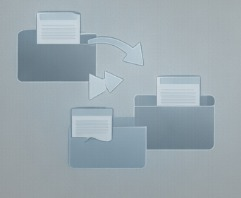
#> input picture assets/auto_sorter.jpeg, 241 x 198 px
$ python -i image_analyzer.py   (imports and definitions only)   (older library calls are emulated)
#> lines starting #> are read from the running program, lines starting #| are printed output that depends on the picture; after the words box and inside, x2 and y2 are one past the last pixel; in counts of white or black regions, pixels touching at a corner belong together
"""
Анализатор качества входного кадра — этап перед слоем 2.

Метрики резкости, шума, контраста → ``quality_score`` и флаги
needs_denoise / needs_contrast_boost / needs_sharpen для адаптивной предобработки.
"""

import cv2
import numpy as np
from PIL import Image


def analyze_image(img: Image.Image) -> dict:
    """
    Анализирует изображение и возвращает параметры для обработки.

    Returns:
        dict: {
            'sharpness': float (0-100),
            'noise_level': float (0-100),
            'contrast': float (0-100),
            'brightness': float (0-100),
            'quality_score': float (0-10),
            'denoise_strength': int (0-15),
            'clahe_clip': float (1.0-3.0),
            'sharpen_strength': float (0.0-2.0),
            'needs_denoise': bool,
            'needs_contrast_boost': bool,
            'needs_sharpen': bool
        }
    """
    # Конвертируем в numpy
    arr = np.array(img)
    arr_bgr = cv2.cvtColor(arr, cv2.COLOR_RGB2BGR)
#> arr_bgr is the input picture: shape (198, 241, 3); mean B, G, R 175.8, 168.8, 155.5
    gray = cv2.cvtColor(arr_bgr, cv2.COLOR_BGR2GRAY)

    # === 1. РЕЗКОСТЬ (Laplacian variance) ===
    laplacian = cv2.Laplacian(gray, cv2.CV_64F)
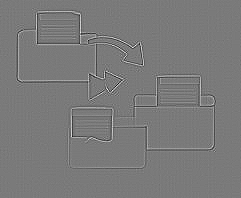
#> laplacian: shape (198, 241) float64; min -117, max 127, mean 0; drawn with min black and max white
    sharpness_raw = laplacian.var()
#> sharpness_raw = 126.4
    sharpness = min(sharpness_raw / 10.0, 100.0)
#> sharpness = 12.64

    # === 2. ШУМ (через high-pass filter) ===
    blur = cv2.GaussianBlur(gray, (5, 5), 0)
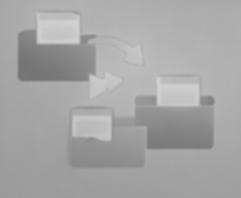
#> blur: shape (198, 241); min 115, max 210, mean 165.6
    noise_raw = np.std(gray.astype(np.float32) - blur.astype(np.float32))
#> noise_raw = 3.34
    noise_level = min(noise_raw * 2.0, 100.0)
#> noise_level = 6.68

    # === 3. КОНТРАСТ (стандартное отклонение) ===
    contrast_raw = gray.std()
#> contrast_raw = 18.34
    contrast = min(contrast_raw, 100.0)
#> contrast = 18.34

    # === 4. ЯРКОСТЬ (средняя яркость) ===
    brightness = gray.mean()
#> brightness = 165.6

    # === 5. ДЕТАЛИЗАЦИЯ (edge density) ===
    edges = cv2.Canny(gray, 50, 150)
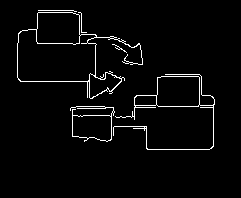
#> edges: shape (198, 241); 3.1% white in thin lines or dots, all inside (x1, y1, x2, y2) = (17, 10, 215, 150)
    edge_density = (edges > 0).sum() / edges.size * 100.0
#> edge_density = 3.15

    # === 6. ЦВЕТОВАЯ НАСЫЩЕННОСТЬ ===
    hsv = cv2.cvtColor(arr_bgr, cv2.COLOR_BGR2HSV)
#> hsv: shape (198, 241, 3); mean H, S, V 100.1, 30.1, 175.8
    saturation = hsv[:, :, 1].mean()
#> saturation = 30.08

    # === ОБЩАЯ ОЦЕНКА КАЧЕСТВА (0-10) ===
    quality_score = (
        (sharpness / 100.0) * 3.0 +           # резкость важнее всего
        (1 - noise_level / 100.0) * 2.5 +     # отсутствие шума
        (contrast / 100.0) * 2.0 +            # контраст
        (edge_density / 100.0) * 1.5 +        # детализация
        (saturation / 255.0) * 1.0            # насыщенность
    )
#> quality_score = 3.24

    # === АДАПТИВНЫЕ ПАРАМЕТРЫ ОБРАБОТКИ ===

    # Denoise strength (0-15)
    # Чем больше шума, тем сильнее denoise
    denoise_strength = int(np.clip(noise_raw / 2.0, 0, 15))
#> denoise_strength = 1

    # CLAHE clip limit (1.0-3.0)
    # Чем меньше контраст, тем сильнее усиление
    clahe_clip = float(np.clip(3.0 - (contrast_raw / 50.0), 1.0, 3.0))
#> clahe_clip = 2.63

    # Sharpen strength (0.0-2.0)
    # Чем меньше резкость, тем сильнее sharpen
    sharpen_strength = float(np.clip(2.0 - (sharpness_raw / 100.0), 0.0, 2.0))
#> sharpen_strength = 0.736

    # === ФЛАГИ НЕОБХОДИМОСТИ ОБРАБОТКИ ===
    needs_denoise = noise_level > 20.0
#> needs_denoise = False
    needs_contrast_boost = contrast < 40.0
#> needs_contrast_boost = True
    needs_sharpen = sharpness < 50.0
#> needs_sharpen = True

    return {
        # Метрики
        'sharpness': float(sharpness),
        'noise_level': float(noise_level),
        'contrast': float(contrast),
        'brightness': float(brightness),
        'edge_density': float(edge_density),
        'saturation': float(saturation),
        'quality_score': float(quality_score),

        # Параметры обработки
        'denoise_strength': denoise_strength,
        'clahe_clip': clahe_clip,
        'sharpen_strength': sharpen_strength,

        # Флаги
        'needs_denoise': needs_denoise,
        'needs_contrast_boost': needs_contrast_boost,
        'needs_sharpen': needs_sharpen
    }


def get_processing_summary(stats: dict) -> str:
    """
    Генерирует человекочитаемое описание обработки.
    """
    lines = []
    lines.append(f"Качество: {stats['quality_score']:.1f}/10")

    if stats['needs_denoise']:
        lines.append(f"Шумоподавление: {stats['denoise_strength']}")

    if stats['needs_contrast_boost']:
        lines.append(f"Усиление контраста: {stats['clahe_clip']:.1f}")

    if stats['needs_sharpen']:
        lines.append(f"Повышение резкости: {stats['sharpen_strength']:.1f}")

    return " | ".join(lines)

>>> import cv2
>>> picture = cv2.cvtColor(cv2.imread('../../../../assets/auto_sorter.jpeg'), cv2.COLOR_BGR2RGB)
>>> result = analyze_image(picture)
#> result = 13 items
